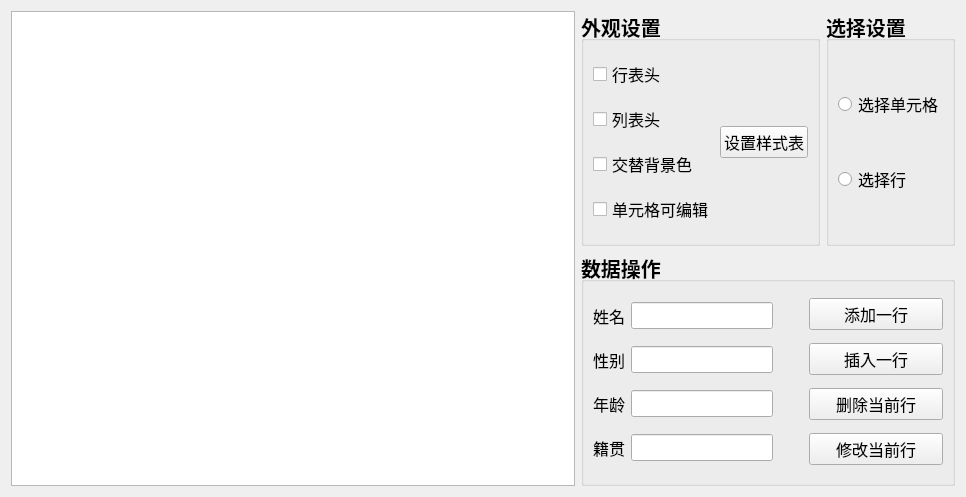
<?xml version="1.0" encoding="UTF-8"?>
<ui version="4.0">
 <class>Widget</class>
 <widget class="QWidget" name="Widget">
  <property name="geometry">
   <rect>
    <x>0</x>
    <y>0</y>
    <width>966</width>
    <height>497</height>
   </rect>
  </property>
  <property name="windowTitle">
   <string>表格控件-QTableWidget</string>
  </property>
  <layout class="QHBoxLayout" name="horizontalLayout_4">
   <item>
    <widget class="QTableWidget" name="twStudent">
     <property name="alternatingRowColors">
      <bool>true</bool>
     </property>
    </widget>
   </item>
   <item>
    <layout class="QVBoxLayout" name="verticalLayout_3">
     <item>
      <layout class="QHBoxLayout" name="horizontalLayout_3">
       <item>
        <widget class="QGroupBox" name="groupBox_2">
         <property name="font">
          <font>
           <pointsize>15</pointsize>
           <bold>true</bold>
          </font>
         </property>
         <property name="title">
          <string>外观设置</string>
         </property>
         <layout class="QHBoxLayout" name="horizontalLayout">
          <item>
           <layout class="QVBoxLayout" name="verticalLayout">
            <item>
             <widget class="QCheckBox" name="cboHHeader">
              <property name="font">
               <font>
                <pointsize>12</pointsize>
                <bold>false</bold>
               </font>
              </property>
              <property name="text">
               <string>行表头</string>
              </property>
             </widget>
            </item>
            <item>
             <widget class="QCheckBox" name="cboVHeader">
              <property name="font">
               <font>
                <pointsize>12</pointsize>
                <bold>false</bold>
               </font>
              </property>
              <property name="text">
               <string>列表头</string>
              </property>
             </widget>
            </item>
            <item>
             <widget class="QCheckBox" name="cboAlternate">
              <property name="font">
               <font>
                <pointsize>12</pointsize>
                <bold>false</bold>
               </font>
              </property>
              <property name="text">
               <string>交替背景色</string>
              </property>
             </widget>
            </item>
            <item>
             <widget class="QCheckBox" name="cboEditCell">
              <property name="font">
               <font>
                <pointsize>12</pointsize>
                <bold>false</bold>
               </font>
              </property>
              <property name="text">
               <string>单元格可编辑</string>
              </property>
             </widget>
            </item>
           </layout>
          </item>
          <item>
           <widget class="QPushButton" name="btnStyleSheet">
            <property name="font">
             <font>
              <pointsize>12</pointsize>
              <bold>false</bold>
             </font>
            </property>
            <property name="text">
             <string>设置样式表</string>
            </property>
           </widget>
          </item>
         </layout>
        </widget>
       </item>
       <item>
        <widget class="QGroupBox" name="groupBox_3">
         <property name="font">
          <font>
           <pointsize>15</pointsize>
           <bold>true</bold>
          </font>
         </property>
         <property name="title">
          <string>选择设置</string>
         </property>
         <layout class="QVBoxLayout" name="verticalLayout_2">
          <item>
           <widget class="QRadioButton" name="rbCell">
            <property name="font">
             <font>
              <pointsize>12</pointsize>
              <bold>false</bold>
             </font>
            </property>
            <property name="text">
             <string>选择单元格</string>
            </property>
           </widget>
          </item>
          <item>
           <widget class="QRadioButton" name="rbRow">
            <property name="font">
             <font>
              <pointsize>12</pointsize>
              <bold>false</bold>
             </font>
            </property>
            <property name="text">
             <string>选择行</string>
            </property>
           </widget>
          </item>
         </layout>
        </widget>
       </item>
      </layout>
     </item>
     <item>
      <widget class="QGroupBox" name="groupBox">
       <property name="font">
        <font>
         <pointsize>15</pointsize>
         <bold>true</bold>
        </font>
       </property>
       <property name="title">
        <string>数据操作</string>
       </property>
       <layout class="QHBoxLayout" name="horizontalLayout_2">
        <item>
         <layout class="QGridLayout" name="gridLayout">
          <item row="0" column="0">
           <widget class="QLabel" name="label">
            <property name="font">
             <font>
              <pointsize>12</pointsize>
              <bold>false</bold>
             </font>
            </property>
            <property name="text">
             <string>姓名</string>
            </property>
           </widget>
          </item>
          <item row="0" column="1">
           <widget class="QLineEdit" name="leName">
            <property name="sizePolicy">
             <sizepolicy hsizetype="Fixed" vsizetype="Fixed">
              <horstretch>0</horstretch>
              <verstretch>0</verstretch>
             </sizepolicy>
            </property>
            <property name="font">
             <font>
              <pointsize>12</pointsize>
              <bold>false</bold>
             </font>
            </property>
           </widget>
          </item>
          <item row="1" column="0">
           <widget class="QLabel" name="label_2">
            <property name="font">
             <font>
              <pointsize>12</pointsize>
              <bold>false</bold>
             </font>
            </property>
            <property name="text">
             <string>性别</string>
            </property>
           </widget>
          </item>
          <item row="1" column="1">
           <widget class="QLineEdit" name="leGender">
            <property name="sizePolicy">
             <sizepolicy hsizetype="Fixed" vsizetype="Fixed">
              <horstretch>0</horstretch>
              <verstretch>0</verstretch>
             </sizepolicy>
            </property>
            <property name="font">
             <font>
              <pointsize>12</pointsize>
              <bold>false</bold>
             </font>
            </property>
           </widget>
          </item>
          <item row="2" column="0">
           <widget class="QLabel" name="label_3">
            <property name="font">
             <font>
              <pointsize>12</pointsize>
              <bold>false</bold>
             </font>
            </property>
            <property name="text">
             <string>年龄</string>
            </property>
           </widget>
          </item>
          <item row="2" column="1">
           <widget class="QLineEdit" name="leAge">
            <property name="sizePolicy">
             <sizepolicy hsizetype="Fixed" vsizetype="Fixed">
              <horstretch>0</horstretch>
              <verstretch>0</verstretch>
             </sizepolicy>
            </property>
            <property name="font">
             <font>
              <pointsize>12</pointsize>
              <bold>false</bold>
             </font>
            </property>
           </widget>
          </item>
          <item row="3" column="0">
           <widget class="QLabel" name="label_4">
            <property name="font">
             <font>
              <pointsize>12</pointsize>
              <bold>false</bold>
             </font>
            </property>
            <property name="text">
             <string>籍贯</string>
            </property>
           </widget>
          </item>
          <item row="3" column="1">
           <widget class="QLineEdit" name="leProvince">
            <property name="sizePolicy">
             <sizepolicy hsizetype="Fixed" vsizetype="Fixed">
              <horstretch>0</horstretch>
              <verstretch>0</verstretch>
             </sizepolicy>
            </property>
            <property name="font">
             <font>
              <pointsize>12</pointsize>
              <bold>false</bold>
             </font>
            </property>
           </widget>
          </item>
         </layout>
        </item>
        <item>
         <layout class="QVBoxLayout" name="verticalLayout_4">
          <property name="leftMargin">
           <number>30</number>
          </property>
          <item>
           <widget class="QPushButton" name="btnAppend">
            <property name="font">
             <font>
              <pointsize>12</pointsize>
              <bold>false</bold>
             </font>
            </property>
            <property name="text">
             <string>添加一行</string>
            </property>
           </widget>
          </item>
          <item>
           <widget class="QPushButton" name="btnInsert">
            <property name="font">
             <font>
              <pointsize>12</pointsize>
              <bold>false</bold>
             </font>
            </property>
            <property name="text">
             <string>插入一行</string>
            </property>
           </widget>
          </item>
          <item>
           <widget class="QPushButton" name="btnDelete">
            <property name="font">
             <font>
              <pointsize>12</pointsize>
              <bold>false</bold>
             </font>
            </property>
            <property name="text">
             <string>删除当前行</string>
            </property>
           </widget>
          </item>
          <item>
           <widget class="QPushButton" name="btnModify">
            <property name="font">
             <font>
              <pointsize>12</pointsize>
              <bold>false</bold>
             </font>
            </property>
            <property name="text">
             <string>修改当前行</string>
            </property>
           </widget>
          </item>
         </layout>
        </item>
       </layout>
      </widget>
     </item>
    </layout>
   </item>
  </layout>
 </widget>
 <resources/>
 <connections/>
</ui>
